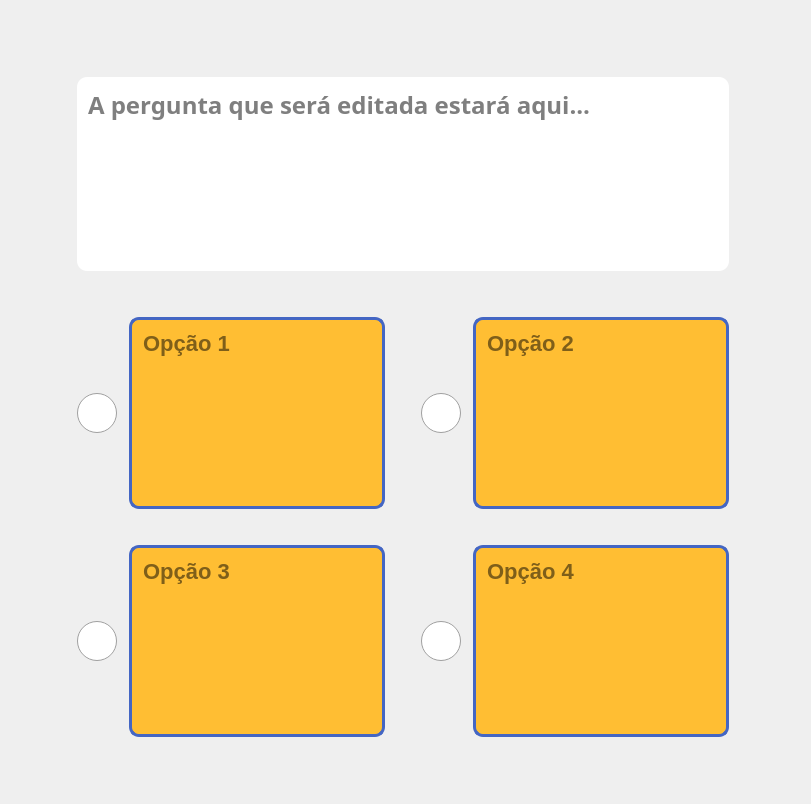
      <widget class="QWidget" name="editarPergunta">
       <property name="styleSheet">
        <string notr="true">border-image: url(&quot;:/imagens/assets/imagens/fundo-laranja&quot;);</string>
       </property>
       <layout class="QGridLayout" name="gridLayout_12">
        <item row="1" column="0">
         <spacer name="horizontalSpacer_10">
          <property name="orientation">
           <enum>Qt::Horizontal</enum>
          </property>
          <property name="sizeType">
           <enum>QSizePolicy::Minimum</enum>
          </property>
          <property name="sizeHint" stdset="0">
           <size>
            <width>30</width>
            <height>20</height>
           </size>
          </property>
         </spacer>
        </item>
        <item row="4" column="0">
         <widget class="QPushButton" name="pushButton_voltar_editar_pergunta">
          <property name="cursor">
           <cursorShape>PointingHandCursor</cursorShape>
          </property>
          <property name="styleSheet">
           <string notr="true">QPushButton {
	border-image: url(&quot;:/icones/assets/icones/voltar/voltar.png&quot;);
	background-color: none;
	border-radius: 2px;
	border: none;
	min-width: 60px;
	min-height: 50px;
	font-weight: bold;
}

QPushButton:hover {
	border-image: url(&quot;:/icones/assets/icones/voltar/voltar-hover.png&quot;);
	background-color: none;
}

QPushButton:pressed {
	border-image: url(&quot;:/icones/assets/icones/voltar/voltar-hover.png&quot;);
	background-color: none;
}</string>
          </property>
          <property name="text">
           <string/>
          </property>
         </widget>
        </item>
        <item row="0" column="0" alignment="Qt::AlignLeft|Qt::AlignTop">
         <widget class="QPushButton" name="pushButton_inicio_editar_pergunta">
          <property name="sizePolicy">
           <sizepolicy hsizetype="Fixed" vsizetype="Fixed">
            <horstretch>0</horstretch>
            <verstretch>0</verstretch>
           </sizepolicy>
          </property>
          <property name="cursor">
           <cursorShape>PointingHandCursor</cursorShape>
          </property>
          <property name="styleSheet">
           <string notr="true">QPushButton {
	border-image: url(&quot;:/icones/assets/icones/pagina-inicial/pagina-inicial.png&quot;);
	background-color: none;
	border-radius: 2px;
	border: none;
	min-width: 60px;
	min-height: 60px;
	font-weight: bold;
}

QPushButton:hover {
	border-image: url(&quot;:/icones/assets/icones/pagina-inicial/pagina-inicial-hover.png&quot;);
	background-color: none;
}

QPushButton:pressed {
	border-image: url(&quot;:/icones/assets/icones/pagina-inicial/pagina-inicial-hover.png&quot;);
	background-color: none;
}</string>
          </property>
          <property name="text">
           <string/>
          </property>
         </widget>
        </item>
        <item row="1" column="1">
         <widget class="QTextEdit" name="textEdit_editar_pergunta">
          <property name="font">
           <font>
            <family>Dyuthi</family>
            <pointsize>-1</pointsize>
            <weight>75</weight>
            <bold>true</bold>
           </font>
          </property>
          <property name="cursor" stdset="0">
           <cursorShape>IBeamCursor</cursorShape>
          </property>
          <property name="styleSheet">
           <string notr="true">QTextEdit{
border-image: none;
background-color: white;
font-size: 24px;
border: none;
border-radius: 10px;
font-weight:bold;
min-width: 550px;
min-height: 180px;
padding: 7px;
}

QScrollBar:vertical {
 	border: none;
    background: #ffaf31;
	border-image: none;
    width: 10px;
    margin: 0px 0px 0px 0px;
}

QScrollBar::handle:vertical {
	background: #FF7439;
	min-height: 30px;
}

QScrollBar::add-line:vertical {
	height: 0px;
}

QScrollBar::sub-line:vertical {
	height: 0px;
}</string>
          </property>
          <property name="placeholderText">
           <string>A pergunta que será editada estará aqui...</string>
          </property>
         </widget>
        </item>
        <item row="4" column="2">
         <widget class="QPushButton" name="pushButton_salvar_pergunta_editada">
          <property name="cursor">
           <cursorShape>PointingHandCursor</cursorShape>
          </property>
          <property name="focusPolicy">
           <enum>Qt::StrongFocus</enum>
          </property>
          <property name="styleSheet">
           <string notr="true">QPushButton {
	border-image: url(&quot;:/icones/assets/icones/salvar/salvar.png&quot;);
	background-color: none;
	border-radius: 2px;
	border: none;
	min-width: 65px;
	min-height: 50px;
	font-weight: bold;
}

QPushButton:hover {
	border-image: url(&quot;:/icones/assets/icones/salvar/salvar-hover.png&quot;);
	background-color: none;
}

QPushButton:pressed {
	border-image: url(&quot;:/icones/assets/icones/salvar/salvar-hover.png&quot;);
	background-color: none;
}</string>
          </property>
          <property name="text">
           <string/>
          </property>
         </widget>
        </item>
        <item row="1" column="2">
         <spacer name="horizontalSpacer_11">
          <property name="orientation">
           <enum>Qt::Horizontal</enum>
          </property>
          <property name="sizeType">
           <enum>QSizePolicy::Minimum</enum>
          </property>
          <property name="sizeHint" stdset="0">
           <size>
            <width>30</width>
            <height>20</height>
           </size>
          </property>
         </spacer>
        </item>
        <item row="4" column="1">
         <spacer name="verticalSpacer_13">
          <property name="orientation">
           <enum>Qt::Vertical</enum>
          </property>
          <property name="sizeType">
           <enum>QSizePolicy::Minimum</enum>
          </property>
          <property name="sizeHint" stdset="0">
           <size>
            <width>20</width>
            <height>40</height>
           </size>
          </property>
         </spacer>
        </item>
        <item row="3" column="1">
         <layout class="QGridLayout" name="gridLayout_11">
          <item row="0" column="0">
           <layout class="QHBoxLayout" name="horizontalLayout_3">
            <item>
             <widget class="QRadioButton" name="radioButton_editar_opcao1">
              <property name="cursor">
               <cursorShape>PointingHandCursor</cursorShape>
              </property>
              <property name="autoFillBackground">
               <bool>false</bool>
              </property>
              <property name="styleSheet">
               <string notr="true">QRadioButton{
	border-image: none;
	background: none;
}

QRadioButton::indicator{
	width: 40px;
	height: 40px;
}

QRadioButton::indicator::unchecked {
 	image: url(&quot;:/icones/assets/icones/opcao/opcao.png&quot;);
}

QRadioButton::indicator::checked {
    image: url(&quot;:/icones/assets/icones/opcao/opcao-check.png&quot;);
}</string>
              </property>
              <property name="inputMethodHints">
               <set>Qt::ImhNone</set>
              </property>
              <property name="text">
               <string/>
              </property>
             </widget>
            </item>
            <item>
             <widget class="QTextEdit" name="textEdit_editar_opcao1">
              <property name="cursor" stdset="0">
               <cursorShape>IBeamCursor</cursorShape>
              </property>
              <property name="styleSheet">
               <string notr="true">QTextEdit{
border-image: none;
font-size:22px;
font-weight: bold;
background-color: #ffbe33;
border: 3px solid  #4466c3;
border-radius: 10px;
min-width: 220px;
min-height: 60px;
padding: 7px;
}
</string>
              </property>
              <property name="placeholderText">
               <string>Opção 1 </string>
              </property>
             </widget>
            </item>
           </layout>
          </item>
          <item row="1" column="0">
           <spacer name="verticalSpacer_10">
            <property name="orientation">
             <enum>Qt::Vertical</enum>
            </property>
            <property name="sizeType">
             <enum>QSizePolicy::Minimum</enum>
            </property>
            <property name="sizeHint" stdset="0">
             <size>
              <width>5</width>
              <height>30</height>
             </size>
            </property>
           </spacer>
          </item>
          <item row="0" column="2">
           <layout class="QHBoxLayout" name="horizontalLayout_4">
            <item>
             <widget class="QRadioButton" name="radioButton_editar_opcao2">
              <property name="cursor">
               <cursorShape>PointingHandCursor</cursorShape>
              </property>
              <property name="styleSheet">
               <string notr="true">QRadioButton{
	border-image: none;
	background: none;
}

QRadioButton::indicator{
	width: 40px;
	height: 40px;
}

QRadioButton::indicator::unchecked {
 	image: url(&quot;:/icones/assets/icones/opcao/opcao.png&quot;);
}

QRadioButton::indicator::checked {
    image: url(&quot;:/icones/assets/icones/opcao/opcao-check.png&quot;);
}</string>
              </property>
              <property name="text">
               <string/>
              </property>
             </widget>
            </item>
            <item>
             <widget class="QTextEdit" name="textEdit_editar_opcao2">
              <property name="cursor" stdset="0">
               <cursorShape>IBeamCursor</cursorShape>
              </property>
              <property name="styleSheet">
               <string notr="true">QTextEdit{
border-image: none;
font-size:22px;
font-weight: bold;
background-color: #ffbe33;
border: 3px solid  #4466c3;
border-radius: 10px;
min-width: 220px;
min-height: 60px;
padding: 7px;
}
</string>
              </property>
              <property name="placeholderText">
               <string>Opção 2</string>
              </property>
             </widget>
            </item>
           </layout>
          </item>
          <item row="0" column="1">
           <spacer name="horizontalSpacer_9">
            <property name="orientation">
             <enum>Qt::Horizontal</enum>
            </property>
            <property name="sizeType">
             <enum>QSizePolicy::Minimum</enum>
            </property>
            <property name="sizeHint" stdset="0">
             <size>
              <width>30</width>
              <height>5</height>
             </size>
            </property>
           </spacer>
          </item>
          <item row="2" column="0">
           <layout class="QHBoxLayout" name="horizontalLayout_5">
            <item>
             <widget class="QRadioButton" name="radioButton_editar_opcao3">
              <property name="cursor">
               <cursorShape>PointingHandCursor</cursorShape>
              </property>
              <property name="styleSheet">
               <string notr="true">QRadioButton{
	border-image: none;
	background: none;
}

QRadioButton::indicator{
	width: 40px;
	height: 40px;
}

QRadioButton::indicator::unchecked {
 	image: url(&quot;:/icones/assets/icones/opcao/opcao.png&quot;);
}

QRadioButton::indicator::checked {
    image: url(&quot;:/icones/assets/icones/opcao/opcao-check.png&quot;);
}</string>
              </property>
              <property name="text">
               <string/>
              </property>
             </widget>
            </item>
            <item>
             <widget class="QTextEdit" name="textEdit_editar_opcao3">
              <property name="cursor" stdset="0">
               <cursorShape>IBeamCursor</cursorShape>
              </property>
              <property name="styleSheet">
               <string notr="true">QTextEdit{
border-image: none;
font-size:22px;
font-weight: bold;
background-color: #ffbe33;
border: 3px solid  #4466c3;
border-radius: 10px;
min-width: 220px;
min-height: 60px;
padding: 7px;
}
</string>
              </property>
              <property name="placeholderText">
               <string>Opção 3</string>
              </property>
             </widget>
            </item>
           </layout>
          </item>
          <item row="2" column="2">
           <layout class="QHBoxLayout" name="horizontalLayout_10">
            <item>
             <widget class="QRadioButton" name="radioButton_editar_opcao4">
              <property name="cursor">
               <cursorShape>PointingHandCursor</cursorShape>
              </property>
              <property name="styleSheet">
               <string notr="true">QRadioButton{
	border-image: none;
	background: none;
}

QRadioButton::indicator{
	width: 40px;
	height: 40px;
}

QRadioButton::indicator::unchecked {
 	image: url(&quot;:/icones/assets/icones/opcao/opcao.png&quot;);
}

QRadioButton::indicator::checked {
    image: url(&quot;:/icones/assets/icones/opcao/opcao-check.png&quot;);
}</string>
              </property>
              <property name="text">
               <string/>
              </property>
             </widget>
            </item>
            <item>
             <widget class="QTextEdit" name="textEdit_editar_opcao4">
              <property name="cursor" stdset="0">
               <cursorShape>IBeamCursor</cursorShape>
              </property>
              <property name="styleSheet">
               <string notr="true">QTextEdit{
border-image: none;
font-size:22px;
font-weight: bold;
background-color: #ffbe33;
border: 3px solid  #4466c3;
border-radius: 10px;
min-width: 220px;
min-height: 60px;
padding: 7px;
}
</string>
              </property>
              <property name="placeholderText">
               <string>Opção 4</string>
              </property>
             </widget>
            </item>
           </layout>
          </item>
         </layout>
        </item>
        <item row="0" column="1">
         <spacer name="verticalSpacer_11">
          <property name="orientation">
           <enum>Qt::Vertical</enum>
          </property>
          <property name="sizeType">
           <enum>QSizePolicy::Minimum</enum>
          </property>
          <property name="sizeHint" stdset="0">
           <size>
            <width>20</width>
            <height>40</height>
           </size>
          </property>
         </spacer>
        </item>
        <item row="2" column="1">
         <spacer name="verticalSpacer_14">
          <property name="orientation">
           <enum>Qt::Vertical</enum>
          </property>
          <property name="sizeType">
           <enum>QSizePolicy::Minimum</enum>
          </property>
          <property name="sizeHint" stdset="0">
           <size>
            <width>20</width>
            <height>40</height>
           </size>
          </property>
         </spacer>
        </item>
       </layout>
      </widget>
